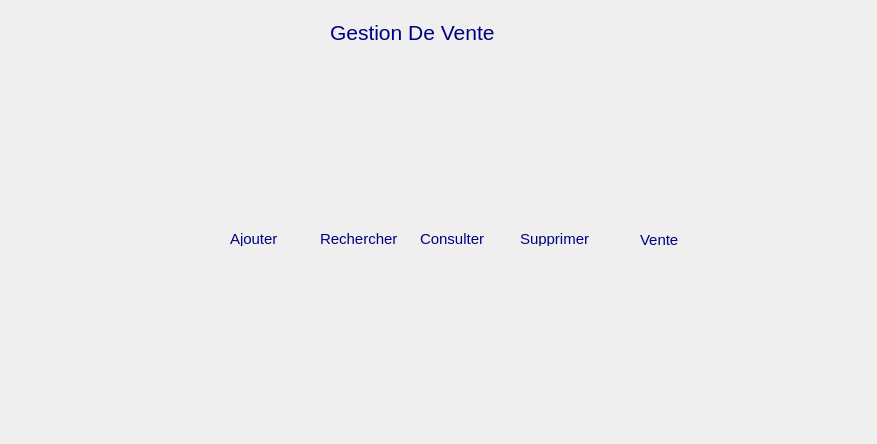
<?xml version="1.0" encoding="UTF-8"?>
<ui version="4.0">
 <class>gestion_vente</class>
 <widget class="QDialog" name="gestion_vente">
  <property name="geometry">
   <rect>
    <x>0</x>
    <y>0</y>
    <width>877</width>
    <height>444</height>
   </rect>
  </property>
  <property name="windowTitle">
   <string>Gestion de Vente</string>
  </property>
  <property name="styleSheet">
   <string notr="true">background-image: url(:/Arriere/images/arierre plan2.jpg);</string>
  </property>
  <property name="sizeGripEnabled">
   <bool>false</bool>
  </property>
  <property name="modal">
   <bool>false</bool>
  </property>
  <widget class="QLabel" name="label">
   <property name="geometry">
    <rect>
     <x>330</x>
     <y>20</y>
     <width>171</width>
     <height>21</height>
    </rect>
   </property>
   <property name="text">
    <string>&lt;!DOCTYPE HTML PUBLIC &quot;-//W3C//DTD HTML 4.0//EN&quot; &quot;http://www.w3.org/TR/REC-html40/strict.dtd&quot;&gt;
&lt;html&gt;&lt;head&gt;&lt;meta name=&quot;qrichtext&quot; content=&quot;1&quot; /&gt;&lt;style type=&quot;text/css&quot;&gt;
p, li { white-space: pre-wrap; }
&lt;/style&gt;&lt;/head&gt;&lt;body style=&quot; font-family:'MS Shell Dlg 2'; font-size:8.25pt; font-weight:400; font-style:normal;&quot;&gt;
&lt;p style=&quot; margin-top:0px; margin-bottom:0px; margin-left:0px; margin-right:0px; -qt-block-indent:0; text-indent:0px;&quot;&gt;&lt;span style=&quot; font-size:16pt; color:#00007f;&quot;&gt;Gestion De Vente&lt;/span&gt;&lt;/p&gt;&lt;/body&gt;&lt;/html&gt;</string>
   </property>
  </widget>
  <widget class="QPushButton" name="ajoutPB">
   <property name="geometry">
    <rect>
     <x>220</x>
     <y>170</y>
     <width>61</width>
     <height>51</height>
    </rect>
   </property>
   <property name="text">
    <string/>
   </property>
   <property name="icon">
    <iconset resource="Images.qrc">
     <normaloff>:/icon/Icon/95.png</normaloff>:/icon/Icon/95.png</iconset>
   </property>
   <property name="iconSize">
    <size>
     <width>50</width>
     <height>50</height>
    </size>
   </property>
   <property name="flat">
    <bool>true</bool>
   </property>
  </widget>
  <widget class="QPushButton" name="rechPB">
   <property name="geometry">
    <rect>
     <x>320</x>
     <y>170</y>
     <width>71</width>
     <height>51</height>
    </rect>
   </property>
   <property name="text">
    <string/>
   </property>
   <property name="icon">
    <iconset resource="Images.qrc">
     <normaloff>:/icon/Icon/156.png</normaloff>:/icon/Icon/156.png</iconset>
   </property>
   <property name="iconSize">
    <size>
     <width>50</width>
     <height>50</height>
    </size>
   </property>
   <property name="flat">
    <bool>true</bool>
   </property>
  </widget>
  <widget class="QPushButton" name="consulterPB">
   <property name="geometry">
    <rect>
     <x>430</x>
     <y>170</y>
     <width>51</width>
     <height>51</height>
    </rect>
   </property>
   <property name="text">
    <string/>
   </property>
   <property name="icon">
    <iconset resource="Images.qrc">
     <normaloff>:/icon/Icon/16.png</normaloff>:/icon/Icon/16.png</iconset>
   </property>
   <property name="iconSize">
    <size>
     <width>50</width>
     <height>50</height>
    </size>
   </property>
   <property name="flat">
    <bool>true</bool>
   </property>
  </widget>
  <widget class="QPushButton" name="suppPB">
   <property name="geometry">
    <rect>
     <x>520</x>
     <y>180</y>
     <width>61</width>
     <height>41</height>
    </rect>
   </property>
   <property name="text">
    <string/>
   </property>
   <property name="icon">
    <iconset resource="Images.qrc">
     <normaloff>:/icon/Icon/118.png</normaloff>:/icon/Icon/118.png</iconset>
   </property>
   <property name="iconSize">
    <size>
     <width>50</width>
     <height>50</height>
    </size>
   </property>
   <property name="flat">
    <bool>true</bool>
   </property>
  </widget>
  <widget class="QLabel" name="ajoutLB">
   <property name="geometry">
    <rect>
     <x>230</x>
     <y>230</y>
     <width>51</width>
     <height>16</height>
    </rect>
   </property>
   <property name="text">
    <string>&lt;!DOCTYPE HTML PUBLIC &quot;-//W3C//DTD HTML 4.0//EN&quot; &quot;http://www.w3.org/TR/REC-html40/strict.dtd&quot;&gt;
&lt;html&gt;&lt;head&gt;&lt;meta name=&quot;qrichtext&quot; content=&quot;1&quot; /&gt;&lt;style type=&quot;text/css&quot;&gt;
p, li { white-space: pre-wrap; }
&lt;/style&gt;&lt;/head&gt;&lt;body style=&quot; font-family:'MS Shell Dlg 2'; font-size:8.25pt; font-weight:400; font-style:normal;&quot;&gt;
&lt;p style=&quot; margin-top:0px; margin-bottom:0px; margin-left:0px; margin-right:0px; -qt-block-indent:0; text-indent:0px;&quot;&gt;&lt;span style=&quot; font-size:11pt; color:#00007f;&quot;&gt;Ajouter&lt;/span&gt;&lt;/p&gt;&lt;/body&gt;&lt;/html&gt;</string>
   </property>
  </widget>
  <widget class="QLabel" name="rechLB">
   <property name="geometry">
    <rect>
     <x>320</x>
     <y>230</y>
     <width>81</width>
     <height>16</height>
    </rect>
   </property>
   <property name="text">
    <string>&lt;!DOCTYPE HTML PUBLIC &quot;-//W3C//DTD HTML 4.0//EN&quot; &quot;http://www.w3.org/TR/REC-html40/strict.dtd&quot;&gt;
&lt;html&gt;&lt;head&gt;&lt;meta name=&quot;qrichtext&quot; content=&quot;1&quot; /&gt;&lt;style type=&quot;text/css&quot;&gt;
p, li { white-space: pre-wrap; }
&lt;/style&gt;&lt;/head&gt;&lt;body style=&quot; font-family:'MS Shell Dlg 2'; font-size:8.25pt; font-weight:400; font-style:normal;&quot;&gt;
&lt;p style=&quot; margin-top:0px; margin-bottom:0px; margin-left:0px; margin-right:0px; -qt-block-indent:0; text-indent:0px;&quot;&gt;&lt;span style=&quot; font-size:11pt; color:#00007f;&quot;&gt;Rechercher&lt;/span&gt;&lt;/p&gt;&lt;/body&gt;&lt;/html&gt;</string>
   </property>
  </widget>
  <widget class="QLabel" name="consulterLB">
   <property name="geometry">
    <rect>
     <x>420</x>
     <y>230</y>
     <width>71</width>
     <height>16</height>
    </rect>
   </property>
   <property name="text">
    <string>&lt;!DOCTYPE HTML PUBLIC &quot;-//W3C//DTD HTML 4.0//EN&quot; &quot;http://www.w3.org/TR/REC-html40/strict.dtd&quot;&gt;
&lt;html&gt;&lt;head&gt;&lt;meta name=&quot;qrichtext&quot; content=&quot;1&quot; /&gt;&lt;style type=&quot;text/css&quot;&gt;
p, li { white-space: pre-wrap; }
&lt;/style&gt;&lt;/head&gt;&lt;body style=&quot; font-family:'MS Shell Dlg 2'; font-size:8.25pt; font-weight:400; font-style:normal;&quot;&gt;
&lt;p style=&quot; margin-top:0px; margin-bottom:0px; margin-left:0px; margin-right:0px; -qt-block-indent:0; text-indent:0px;&quot;&gt;&lt;span style=&quot; font-size:11pt; color:#00007f;&quot;&gt;Consulter&lt;/span&gt;&lt;/p&gt;&lt;/body&gt;&lt;/html&gt;</string>
   </property>
  </widget>
  <widget class="QLabel" name="suppLB">
   <property name="geometry">
    <rect>
     <x>520</x>
     <y>230</y>
     <width>71</width>
     <height>16</height>
    </rect>
   </property>
   <property name="text">
    <string>&lt;!DOCTYPE HTML PUBLIC &quot;-//W3C//DTD HTML 4.0//EN&quot; &quot;http://www.w3.org/TR/REC-html40/strict.dtd&quot;&gt;
&lt;html&gt;&lt;head&gt;&lt;meta name=&quot;qrichtext&quot; content=&quot;1&quot; /&gt;&lt;style type=&quot;text/css&quot;&gt;
p, li { white-space: pre-wrap; }
&lt;/style&gt;&lt;/head&gt;&lt;body style=&quot; font-family:'MS Shell Dlg 2'; font-size:8.25pt; font-weight:400; font-style:normal;&quot;&gt;
&lt;p style=&quot; margin-top:0px; margin-bottom:0px; margin-left:0px; margin-right:0px; -qt-block-indent:0; text-indent:0px;&quot;&gt;&lt;span style=&quot; font-size:11pt; color:#00007f;&quot;&gt;Supprimer&lt;/span&gt;&lt;/p&gt;&lt;/body&gt;&lt;/html&gt;</string>
   </property>
  </widget>
  <widget class="QPushButton" name="quitePB">
   <property name="geometry">
    <rect>
     <x>840</x>
     <y>0</y>
     <width>41</width>
     <height>41</height>
    </rect>
   </property>
   <property name="text">
    <string/>
   </property>
   <property name="icon">
    <iconset resource="Images.qrc">
     <normaloff>:/icon/Icon/exit.png</normaloff>:/icon/Icon/exit.png</iconset>
   </property>
   <property name="iconSize">
    <size>
     <width>40</width>
     <height>40</height>
    </size>
   </property>
   <property name="flat">
    <bool>true</bool>
   </property>
  </widget>
  <widget class="QLabel" name="venteLB">
   <property name="geometry">
    <rect>
     <x>640</x>
     <y>230</y>
     <width>51</width>
     <height>21</height>
    </rect>
   </property>
   <property name="text">
    <string>&lt;!DOCTYPE HTML PUBLIC &quot;-//W3C//DTD HTML 4.0//EN&quot; &quot;http://www.w3.org/TR/REC-html40/strict.dtd&quot;&gt;
&lt;html&gt;&lt;head&gt;&lt;meta name=&quot;qrichtext&quot; content=&quot;1&quot; /&gt;&lt;style type=&quot;text/css&quot;&gt;
p, li { white-space: pre-wrap; }
&lt;/style&gt;&lt;/head&gt;&lt;body style=&quot; font-family:'MS Shell Dlg 2'; font-size:8.25pt; font-weight:400; font-style:normal;&quot;&gt;
&lt;p style=&quot; margin-top:0px; margin-bottom:0px; margin-left:0px; margin-right:0px; -qt-block-indent:0; text-indent:0px;&quot;&gt;&lt;span style=&quot; font-size:11pt; color:#00007f;&quot;&gt;Vente&lt;/span&gt;&lt;/p&gt;&lt;/body&gt;&lt;/html&gt;</string>
   </property>
  </widget>
  <widget class="QPushButton" name="VentePB">
   <property name="geometry">
    <rect>
     <x>640</x>
     <y>170</y>
     <width>41</width>
     <height>51</height>
    </rect>
   </property>
   <property name="text">
    <string/>
   </property>
   <property name="icon">
    <iconset resource="Images.qrc">
     <normaloff>:/icon/Icon/bag1_64.png</normaloff>:/icon/Icon/bag1_64.png</iconset>
   </property>
   <property name="iconSize">
    <size>
     <width>50</width>
     <height>50</height>
    </size>
   </property>
   <property name="flat">
    <bool>true</bool>
   </property>
  </widget>
 </widget>
 <resources>
  <include location="Images.qrc"/>
 </resources>
 <connections/>
</ui>
